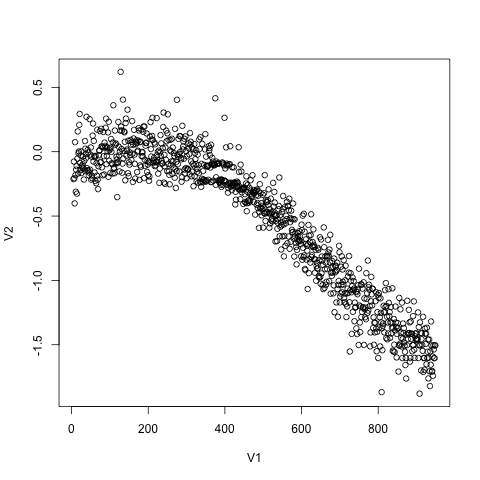

R code for this plot:

a <-read.csv("trial-2-20171229141230.csv", header = FALSE)
plot(a)
png("trial-2-20171229141230.csv.png")
plot(a)

